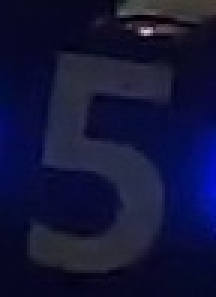
//> input picture learn opencv/cpp/80_extract.jpg, 72 x 99 px (shown 3 times larger)
$ ./armor   (built with g++ and OpenCV 4)
//> lines starting //> are read from the running program, lines starting //| are printed output that depends on the picture; after the words box and inside, x2 and y2 are one past the last pixel; in counts of white or black regions, pixels touching at a corner belong together; pictures that were not available may be replaced by others from this repository, and a replacement may not be noted
#define OPENCV_TRAITS_ENABLE_DEPRECATED
#include "opencv2/features2d.hpp"
#include "opencv2/opencv.hpp"
#include "opencv2/xfeatures2d.hpp"
#include <iostream>
#include <vector>
#include <algorithm>


bool compare_match(const cv::DMatch& a, const cv::DMatch& b){
	return a.distance<b.distance ;
}

void surf_match(const cv::Mat& temp, const cv::Mat& img, cv::Point& match){
	std::vector<cv::KeyPoint> kp1,kp2;
	cv::Mat des1,des2;
	int Hess = 100;
	cv::Ptr<cv::xfeatures2d::SURF> surf = cv::xfeatures2d::SURF::create(Hess);

	surf->detect(temp, kp1);
	surf->compute(temp, kp1, des1);
	surf->detect(img, kp2);
	surf->compute(img, kp2, des2);

	cv::Ptr<cv::DescriptorMatcher> matcher = cv::DescriptorMatcher::create(cv::DescriptorMatcher::FLANNBASED);
	std::vector<std::vector<cv::DMatch>> knn_matches;
	matcher->knnMatch(des1, des2, knn_matches, 2);

	const float ratio_thresh = 0.7f;
	std::vector<cv::DMatch> good_match;
	for (size_t i =0;i<knn_matches.size();i++){
		if(knn_matches[i][0].distance<ratio_thresh * knn_matches[i][1].distance){
			good_match.push_back(knn_matches[i][0]);
		}
	}
    if (good_match.size()==0){
		match.x = -1;
		match.y = -1;
	}
	else {
		std::sort(good_match.begin(), good_match.end(), compare_match);
		cv::DMatch best = good_match[0];
		int x = int(kp2[best.trainIdx].pt.x);
		int y = int(kp2[best.trainIdx].pt.y);
		match.x = x;
		match.y = y;
	}
}

void morph(const cv::Mat& img, std::vector<std::vector<cv::Point>>& result){
	cv::Mat src, src_;
	cv::bilateralFilter(img, src_, 5, 0.5, 2);
	cv::cvtColor(src_,src,cv::COLOR_BGR2GRAY);
	cv::threshold(src, src, 150, 255, cv::THRESH_BINARY);
	cv::Mat kernel;
	cv::Mat bi;
	kernel = cv::getStructuringElement(cv::MORPH_RECT, cv::Size(1,5));
	cv::morphologyEx(src, bi, cv::MORPH_OPEN, kernel);
	kernel = cv::getStructuringElement(cv::MORPH_RECT, cv::Size(1,3));
	cv::morphologyEx(bi, bi, cv::MORPH_CLOSE, kernel);

	std::vector<std::vector<cv::Point>> contours;
    std::vector<std::vector<cv::Point>>::iterator it;
	std::vector<cv::Vec4i> hie;


	cv::findContours(bi,contours,hie,cv::RETR_EXTERNAL,cv::CHAIN_APPROX_NONE,cv::Point(0,0));
	it = contours.begin();
	while(it!=contours.end()){
		if ((*it).size()>40 || (*it).size()<15){
			contours.erase(it, it+1);
			continue;
		}
		++it;
	}
	result.swap(contours);
}

void hist_calc(cv::Mat& temp, cv::Mat& img, cv::Point& track){
	cv::Mat temp_gray;
	cv::cvtColor(temp,temp_gray,cv::COLOR_BGR2GRAY);
	// cv::cvtColor(img,img_gray,cv::COLOR_BGR2GRAY);
	cv::Mat temp_hsv, src_hsv;
	cv::cvtColor(temp, temp_hsv, cv::COLOR_BGR2HSV);
	cv::cvtColor(img, src_hsv, cv::COLOR_BGR2HSV);
	int channels[] = {0,1};
	int hbins = 90, sbins = 128;
	int histSize[] = {hbins, sbins};
	float hranges[] = {0, 180};
	float sranges[] = {0, 255};
	const float* ranges[] = {hranges, sranges};
	cv::MatND hist;
	cv::calcHist(&temp_hsv, 1, channels, cv::Mat(), hist, 2, histSize, ranges);
	cv::normalize(hist, hist, 0, 255, cv::NORM_MINMAX, -1, cv::Mat());
	cv::MatND mask;
	cv::calcBackProject(&src_hsv, 1, channels, hist, mask, ranges, 1.0, true);
	cv::threshold(mask, mask, 100, 255, cv::THRESH_BINARY);
	std::vector<int> x_pos,y_pos;
	for (int i = 0 ; i<mask.cols;i++){
		for(int j = 0; j<mask.rows;j++){
			if (mask.at<uchar>(j,i) > 0){
				x_pos.push_back(i);
				y_pos.push_back(j);
			}
		}
	}
	if(x_pos.size()>0){
		std::sort(x_pos.begin(),x_pos.end());
		std::sort(y_pos.begin(),y_pos.end());
		int x_min = x_pos[0];
		int y_min = y_pos[0];
		int x_max = x_pos[x_pos.size()-1];
		int y_max = y_pos[y_pos.size()-1];
		cv::Mat roi = img(cv::Rect(cv::Point2d(x_min, y_min),cv::Point2d(x_max, y_max))).clone();
		std::vector<std::vector<cv::Point>> contours;
		morph(roi, contours);
		cv::Point match;
		cv::Mat roi_gray;
		cv::cvtColor(roi,roi_gray,cv::COLOR_BGR2GRAY);
		surf_match(temp_gray, roi_gray, match);
		cv::rectangle(img, cv::Rect(cv::Point2d(x_min, y_min),cv::Point2d(x_max, y_max)), cv::Scalar(255,0,0), 1);
		if(match.x == -1){
			track.x = -1;
			track.y = -1;
		}
		else if (contours.size()==0){
			track.x = x_min+match.x;
			track.y = y_min+match.y;
		}
		else{
			// 形状特征对匹配特征加一个约束
			std::vector<int> p_x;
			std::vector<int> p_y;
			for(int i=0;i<contours.size();i++){
				for(int j=0; j<contours[i].size();j++){
					p_x.push_back(contours[i][j].x);
					p_y.push_back(contours[i][j].y);
				}
			}
			std::sort(p_x.begin(),p_x.end());
			std::sort(p_y.begin(),p_y.end());
			int _x_min = p_x[0];
			int _x_max = p_x[p_x.size()-1];
			int _y_min = p_y[0];
			int _y_max = p_y[p_y.size()-1];
			if(match.x>_x_min&&match.x<_x_max&&match.y>_x_min&&match.y<_x_max){
				track.x = x_min+match.x;
				track.y = y_min+match.y;
			} else{
				track.x = (_x_max+_x_min)/2;
				track.y = (_y_min+_y_max)/2;
			}
		}
	}
}

void video_test(){
	cv::VideoCapture video("5armor1.mp4");
	cv::Mat template_bar = cv::imread("80_extract.jpg");

	cv::Mat frame,frame_gray;
	video>>frame;
	if(frame.empty()){
		return ;
	}
	cv::cvtColor(frame,frame_gray, cv::COLOR_BGR2GRAY);
	cv::Mat old_gray(frame_gray);
	std::vector<cv::Point2f> old_point,new_point;
	float error=0.0;
	cv::namedWindow("track",cv::WINDOW_AUTOSIZE);
	while(true){

		video>>frame;
		if(frame.empty()){
			break;
		}
		cv::cvtColor(frame,frame_gray, cv::COLOR_BGR2GRAY);

		if(old_point.size()==0){
			cv::Point track;
			hist_calc(template_bar,frame, track);

			if(track.x == -1){
				old_point.clear();
				continue;
			}
			cv::Point2f new_point_;
			new_point_.x = (float)track.x;
			new_point_.y = (float)track.y;
			new_point.push_back(new_point_);
			old_point = new_point;
			std::cout<<new_point;
			error = 0.0;
		} else {
			std::vector<uchar> status;
			std::vector<uchar> err;
			cv::TermCriteria criteria = cv::TermCriteria((cv::TermCriteria::COUNT)+(cv::TermCriteria::EPS), 10, 0.03);
			cv::calcOpticalFlowPyrLK(old_gray, frame_gray, old_point, new_point, status, err, cv::Size(15,15), 3, criteria);

			std::vector<cv::Point2f> good_new;
			old_point.clear();
			for(uint i =0 ; i<old_point.size(); i++){
				if(status[i]==1){
					good_new.push_back(new_point[i]);
					cv::circle(frame, new_point[i],10, cv::Scalar(0,0,255),-1);
				}
			}
			if (good_new.size()>0){
				old_point.push_back(good_new[0]);
			}
		}
		old_gray = frame_gray.clone();
		cv::imshow("track", frame);
		cv::waitKey(60);
	}
}
int main(){
	video_test();
//> in video_test, template_bar is the input picture: 99 rows x 72 cols, CV_8UC3; mean B, G, R 56.2, 20.5, 18.4
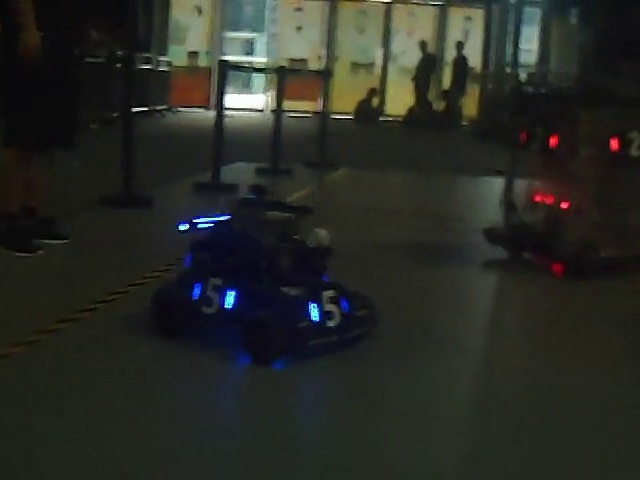
//> input picture learn opencv/cpp/1.jpg, 640 x 480 px, given in place of 5armor1.mp4, which was not available
//> in video_test, frame is the input picture: 480 rows x 640 cols, CV_8UC3; mean B, G, R 37.3, 43, 40.9
//> in hist_calc, `cv::cvtColor(temp,temp_gray,cv::COLOR_BGR2GRAY);`:
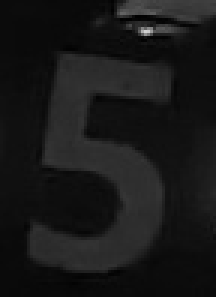
//> temp_gray: 99 rows x 72 cols, CV_8UC1 (shown 3 times larger); min 1, max 209, mean 24
//> in hist_calc, `cv::cvtColor(temp, temp_hsv, cv::COLOR_BGR2HSV);`: temp_hsv: 99 rows x 72 cols, CV_8UC3; mean H, S, V 118, 174.8, 56.3
//> in hist_calc, `cv::cvtColor(img, src_hsv, cv::COLOR_BGR2HSV);`: src_hsv: 480 rows x 640 cols, CV_8UC3; mean H, S, V 54.1, 63, 46.2
//> in hist_calc, `cv::calcHist(&temp_hsv, 1, channels, cv::Mat(), hist, 2, histSize, ran..`:
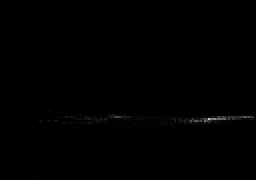
//> hist: 90 rows x 128 cols, CV_32FC1 (shown 2 times larger); min 0, max 193, mean 0.6
//> in hist_calc, `cv::normalize(hist, hist, 0, 255, cv::NORM_MINMAX, -1, cv::Mat());`: hist: 90 rows x 128 cols, CV_32FC1; 6.49% of pixels changed, all inside (x1, y1, x2, y2) = (0, 0, 128, 89)
//> in hist_calc, `cv::threshold(mask, mask, 100, 255, cv::THRESH_BINARY);`:
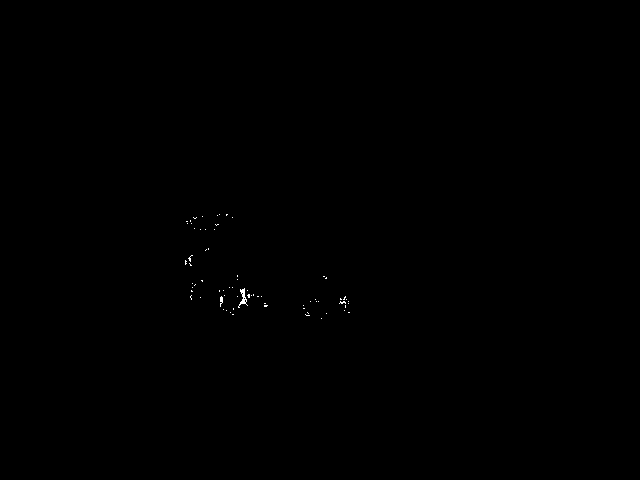
//> mask: 480 rows x 640 cols, CV_8UC1; 0.08% white in thin lines or dots, all inside (x1, y1, x2, y2) = (185, 214, 350, 319)
//> after the loop in hist_calc, `for (int i = 0 ; i<mask.cols;i++)`: x_pos = 254 values from 185 to 349; y_pos = 254 values, max 318 at index 216, min 214 at index 63, mean 286.4
//> in hist_calc, `std::sort(y_pos.begin(),y_pos.end());`: y_pos = 254 values from 214 to 318
//> in hist_calc, `int x_min = x_pos[0];`: x_min = 185
//> in hist_calc, `int y_min = y_pos[0];`: y_min = 214
//> in hist_calc, `int x_max = x_pos[x_pos.size()-1];`: x_max = 349
//> in hist_calc, `int y_max = y_pos[y_pos.size()-1];`: y_max = 318
//> in hist_calc, `cv::Mat roi = img(cv::Rect(cv::Point2d(x_min, y_min),cv::Point2d(x_max..`:
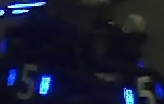
//> roi: 104 rows x 164 cols, CV_8UC3; mean B, G, R 45.6, 27, 22.7
//> in morph, `cv::cvtColor(src_,src,cv::COLOR_BGR2GRAY);`:
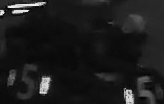
//> src: 104 rows x 164 cols, CV_8UC1; min 2, max 244, mean 27.9
//> in morph, `cv::threshold(src, src, 150, 255, cv::THRESH_BINARY);`: src: 104 rows x 164 cols, CV_8UC1; 2.1% white; 6 white regions (2 under 20 px), largest, box (x1, y1, x2, y2) and area: (40, 78, 50, 94) 112, (8, 2, 45, 8) 100, (124, 90, 134, 104) 89, (12, 10, 29, 13) 41
//> in morph, `cv::morphologyEx(src, bi, cv::MORPH_OPEN, kernel);`:
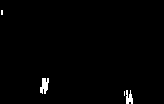
//> bi: 104 rows x 164 cols, CV_8UC1; 1.1% white; 4 white regions (2 under 20 px), largest, box (x1, y1, x2, y2) and area: (40, 78, 49, 94) 97, (126, 90, 133, 104) 69
//> in morph, `cv::morphologyEx(bi, bi, cv::MORPH_CLOSE, kernel);`: bi: 104 rows x 164 cols, CV_8UC1; 1.1% white; 4 white regions (2 under 20 px)
//> in morph, `cv::findContours(bi,contours,hie,cv::RETR_EXTERNAL,cv::CHAIN_APPROX_NO..`: contours = 4 contours, 2 with area under 20; largest, box (x1, y1, x2, y2) and area: (40, 78, 49, 94) 68, (126, 90, 133, 104) 44; hie = 4 items: [1, -1, -1, -1], [2, 0, -1, -1], [3, 1, -1, -1], [-1, 2, -1, -1]
//> the loop in morph, `while(it!=contours.end())` made 4 passes
//> in hist_calc, `morph(roi, contours);`: contours = 0 contours
//> (the run ends here: the program stops with an error, at `cv::Ptr<cv::xfeatures2d::SURF> surf = cv::xfeatures2d::SURF::create(He..`)
